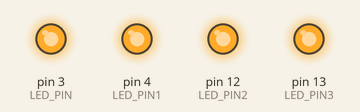
This sketch was run on a simulated Arduino Uno, built with avr-gcc and run on an emulated ATmega328P. On the bench: output pins drawn as LEDs (lit = HIGH).

Above: at 0.2 s.
At 1.7 s:
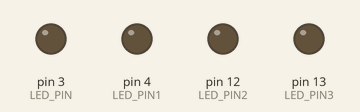
Timing chart, 0 to 3.0 s (numbered marks = the images above):
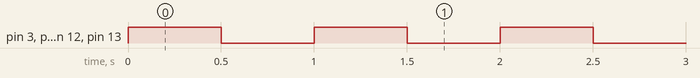

The sketch:

arduino-led-v1.ino
```cpp
#define LED_PIN 3
#define LED_PIN1 4
#define LED_PIN2 12
#define LED_PIN3 13

void setup()
{
  pinMode(LED_PIN, OUTPUT);
  pinMode(LED_PIN1, OUTPUT);
  pinMode(LED_PIN2, OUTPUT);
  pinMode(LED_PIN3, OUTPUT);
}

void loop()
{
  digitalWrite(LED_PIN, HIGH);
  digitalWrite(LED_PIN1, HIGH);
  digitalWrite(LED_PIN2, HIGH);
  digitalWrite(LED_PIN3, HIGH);
  delay(500);
  digitalWrite(LED_PIN, LOW);
  digitalWrite(LED_PIN1, LOW);
  digitalWrite(LED_PIN2, LOW);
  digitalWrite(LED_PIN3, LOW);
  delay(500);
}
```

Measured:
- by itself, pin 3 (LED_PIN), pin 4 (LED_PIN1), pin 12 (LED_PIN2), pin 13 (LED_PIN3): alternates HIGH for 0.50 s and LOW for 0.50 s
